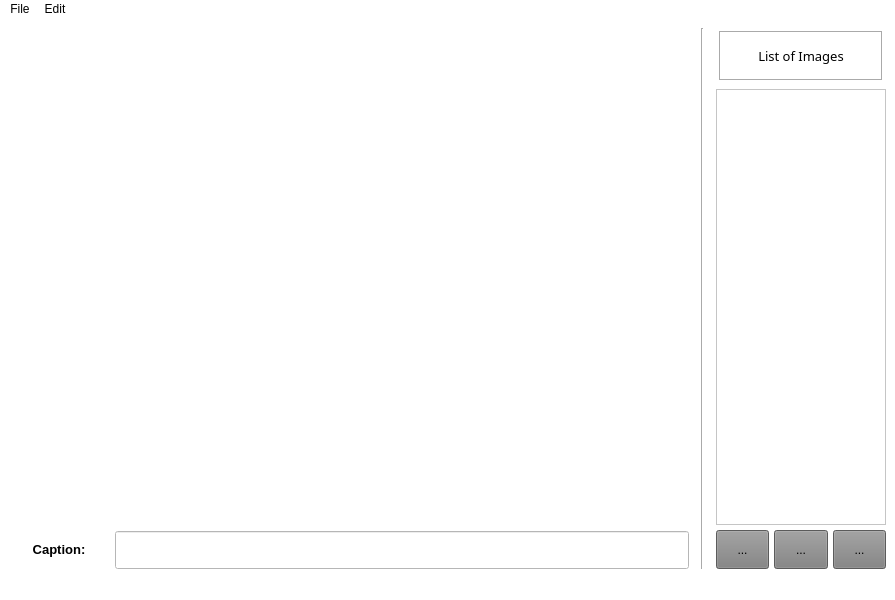
<?xml version="1.0" encoding="UTF-8"?>
<ui version="4.0">
 <class>MainWindow</class>
 <widget class="QMainWindow" name="MainWindow">
  <property name="geometry">
   <rect>
    <x>0</x>
    <y>0</y>
    <width>895</width>
    <height>600</height>
   </rect>
  </property>
  <property name="windowTitle">
   <string>Image Viewer</string>
  </property>
  <property name="windowIcon">
   <iconset>
    <normaloff>assets/Icon.ico</normaloff>assets/Icon.ico</iconset>
  </property>
  <property name="styleSheet">
   <string notr="true">background-color: rgb(255, 255, 255);</string>
  </property>
  <widget class="QWidget" name="centralwidget">
   <layout class="QGridLayout" name="gridLayout">
    <item row="0" column="0">
     <layout class="QHBoxLayout" name="horizontalLayout" stretch="48,0,12">
      <property name="spacing">
       <number>12</number>
      </property>
      <property name="sizeConstraint">
       <enum>QLayout::SetMaximumSize</enum>
      </property>
      <item>
       <layout class="QVBoxLayout" name="verticalLayout" stretch="12,0">
        <property name="spacing">
         <number>6</number>
        </property>
        <item>
         <layout class="QHBoxLayout" name="horizontalLayout_2">
          <item>
           <widget class="QLabel" name="qlabel_image">
            <property name="sizePolicy">
             <sizepolicy hsizetype="Preferred" vsizetype="Preferred">
              <horstretch>0</horstretch>
              <verstretch>0</verstretch>
             </sizepolicy>
            </property>
            <property name="styleSheet">
             <string notr="true">background-color:white</string>
            </property>
            <property name="frameShape">
             <enum>QFrame::Box</enum>
            </property>
            <property name="frameShadow">
             <enum>QFrame::Plain</enum>
            </property>
            <property name="lineWidth">
             <number>0</number>
            </property>
            <property name="midLineWidth">
             <number>0</number>
            </property>
            <property name="text">
             <string/>
            </property>
            <property name="alignment">
             <set>Qt::AlignCenter</set>
            </property>
           </widget>
          </item>
         </layout>
        </item>
        <item>
         <layout class="QHBoxLayout" name="horizontalLayout_2">
          <item>
           <widget class="QLabel" name="label_caption">
            <property name="enabled">
             <bool>true</bool>
            </property>
            <property name="maximumSize">
             <size>
              <width>100</width>
              <height>100</height>
             </size>
            </property>
            <property name="font">
             <font>
              <pointsize>10</pointsize>
              <weight>75</weight>
              <bold>true</bold>
             </font>
            </property>
            <property name="styleSheet">
             <string notr="true">padding:10px;</string>
            </property>
            <property name="text">
             <string>Caption:</string>
            </property>
            <property name="textFormat">
             <enum>Qt::RichText</enum>
            </property>
            <property name="alignment">
             <set>Qt::AlignCenter</set>
            </property>
            <property name="wordWrap">
             <bool>true</bool>
            </property>
            <property name="margin">
             <number>0</number>
            </property>
           </widget>
          </item>
          <item>
           <widget class="QLineEdit" name="caption_text_box">
            <property name="sizePolicy">
             <sizepolicy hsizetype="Preferred" vsizetype="Preferred">
              <horstretch>0</horstretch>
              <verstretch>0</verstretch>
             </sizepolicy>
            </property>
            <property name="styleSheet">
             <string notr="true">background-color:white;padding:10px;</string>
            </property>
            <property name="text">
             <string/>
            </property>
           </widget>
          </item>
         </layout>
        </item>
       </layout>
      </item>
      <item>
       <widget class="Line" name="line_3">
        <property name="orientation">
         <enum>Qt::Vertical</enum>
        </property>
       </widget>
      </item>
      <item>
       <layout class="QVBoxLayout" name="verticalLayout_10">
        <property name="spacing">
         <number>5</number>
        </property>
        <item>
         <widget class="QLabel" name="label_4">
          <property name="font">
           <font>
            <family>Sans Serif</family>
            <pointsize>10</pointsize>
            <weight>50</weight>
            <bold>false</bold>
            <kerning>true</kerning>
           </font>
          </property>
          <property name="layoutDirection">
           <enum>Qt::LeftToRight</enum>
          </property>
          <property name="styleSheet">
           <string notr="true">background-color:white; padding:15px; margin: 3px</string>
          </property>
          <property name="frameShape">
           <enum>QFrame::Box</enum>
          </property>
          <property name="frameShadow">
           <enum>QFrame::Sunken</enum>
          </property>
          <property name="lineWidth">
           <number>1</number>
          </property>
          <property name="text">
           <string>List of Images</string>
          </property>
          <property name="textFormat">
           <enum>Qt::AutoText</enum>
          </property>
          <property name="alignment">
           <set>Qt::AlignCenter</set>
          </property>
          <property name="margin">
           <number>4</number>
          </property>
          <property name="indent">
           <number>-1</number>
          </property>
         </widget>
        </item>
        <item>
         <widget class="QListWidget" name="qlist_images">
          <property name="styleSheet">
           <string notr="true">background-color:white;</string>
          </property>
          <property name="frameShape">
           <enum>QFrame::StyledPanel</enum>
          </property>
          <property name="frameShadow">
           <enum>QFrame::Plain</enum>
          </property>
          <property name="layoutMode">
           <enum>QListView::Batched</enum>
          </property>
          <property name="batchSize">
           <number>30</number>
          </property>
         </widget>
        </item>
        <item>
         <layout class="QHBoxLayout" name="horizontalLayout_4">
          <item>
           <widget class="QToolButton" name="prev_im">
            <property name="sizePolicy">
             <sizepolicy hsizetype="Expanding" vsizetype="Fixed">
              <horstretch>0</horstretch>
              <verstretch>0</verstretch>
             </sizepolicy>
            </property>
            <property name="cursor">
             <cursorShape>PointingHandCursor</cursorShape>
            </property>
            <property name="toolTip">
             <string>Load Previous Image</string>
            </property>
            <property name="styleSheet">
             <string notr="true">
                background-color: gray; 
                padding:10px; 
              </string>
            </property>
            <property name="text">
             <string>...</string>
            </property>
            <property name="icon">
             <iconset>
              <normaloff>assets/arrow-left.png</normaloff>assets/arrow-left.png</iconset>
            </property>
            <property name="iconSize">
             <size>
              <width>40</width>
              <height>20</height>
             </size>
            </property>
           </widget>
          </item>
          <item>
           <widget class="QToolButton" name="next_im">
            <property name="sizePolicy">
             <sizepolicy hsizetype="Expanding" vsizetype="Fixed">
              <horstretch>0</horstretch>
              <verstretch>0</verstretch>
             </sizepolicy>
            </property>
            <property name="cursor">
             <cursorShape>PointingHandCursor</cursorShape>
            </property>
            <property name="toolTip">
             <string>Load Next Image</string>
            </property>
            <property name="styleSheet">
             <string notr="true">
                background-color: gray; 
                padding:10px; 
              </string>
            </property>
            <property name="text">
             <string>...</string>
            </property>
            <property name="icon">
             <iconset>
              <normaloff>assets/arrow-right.png</normaloff>assets/arrow-right.png</iconset>
            </property>
            <property name="iconSize">
             <size>
              <width>40</width>
              <height>20</height>
             </size>
            </property>
           </widget>
          </item>
          <item>
           <widget class="QToolButton" name="save_caption">
            <property name="sizePolicy">
             <sizepolicy hsizetype="Expanding" vsizetype="Fixed">
              <horstretch>0</horstretch>
              <verstretch>0</verstretch>
             </sizepolicy>
            </property>
            <property name="cursor">
             <cursorShape>PointingHandCursor</cursorShape>
            </property>
            <property name="toolTip">
             <string>Save Caption</string>
            </property>
            <property name="styleSheet">
             <string notr="true">
                background-color: gray; 
                padding:10px; 
              </string>
            </property>
            <property name="text">
             <string>...</string>
            </property>
            <property name="icon">
             <iconset>
              <normaloff>assets/download.png</normaloff>assets/download.png</iconset>
            </property>
            <property name="iconSize">
             <size>
              <width>40</width>
              <height>20</height>
             </size>
            </property>
           </widget>
          </item>
         </layout>
        </item>
       </layout>
      </item>
     </layout>
    </item>
   </layout>
  </widget>
  <widget class="QMenuBar" name="menubar">
   <property name="geometry">
    <rect>
     <x>0</x>
     <y>0</y>
     <width>895</width>
     <height>20</height>
    </rect>
   </property>
   <widget class="QMenu" name="menuFile">
    <property name="title">
     <string>File</string>
    </property>
    <addaction name="actionOpen_File"/>
    <addaction name="actionExit_2"/>
   </widget>
   <widget class="QMenu" name="menuEdit">
    <property name="title">
     <string>Edit</string>
    </property>
    <addaction name="actionZoom_In"/>
    <addaction name="actionZoom_Out"/>
    <addaction name="actionReset_Zoom"/>
    <addaction name="actionUndo"/>
    <addaction name="actionRedo"/>
   </widget>
   <addaction name="menuFile"/>
   <addaction name="menuEdit"/>
  </widget>
  <widget class="QStatusBar" name="statusbar"/>
  <action name="actionExit">
   <property name="text">
    <string>Exit</string>
   </property>
  </action>
  <action name="actionOpen_File">
   <property name="text">
    <string>Open File</string>
   </property>
  </action>
  <action name="actionExit_2">
   <property name="text">
    <string>Exit</string>
   </property>
  </action>
  <action name="actionZoom_In">
   <property name="text">
    <string>Zoom In ++</string>
   </property>
  </action>
  <action name="actionZoom_Out">
   <property name="text">
    <string>Zoom Out --</string>
   </property>
  </action>
  <action name="actionReset_Zoom">
   <property name="text">
    <string>Reset Zoom</string>
   </property>
  </action>
  <action name="actionUndo">
   <property name="text">
    <string>Undo</string>
   </property>
  </action>
  <action name="actionRedo">
   <property name="text">
    <string>Redo</string>
   </property>
  </action>
 </widget>
 <resources/>
 <connections/>
</ui>
